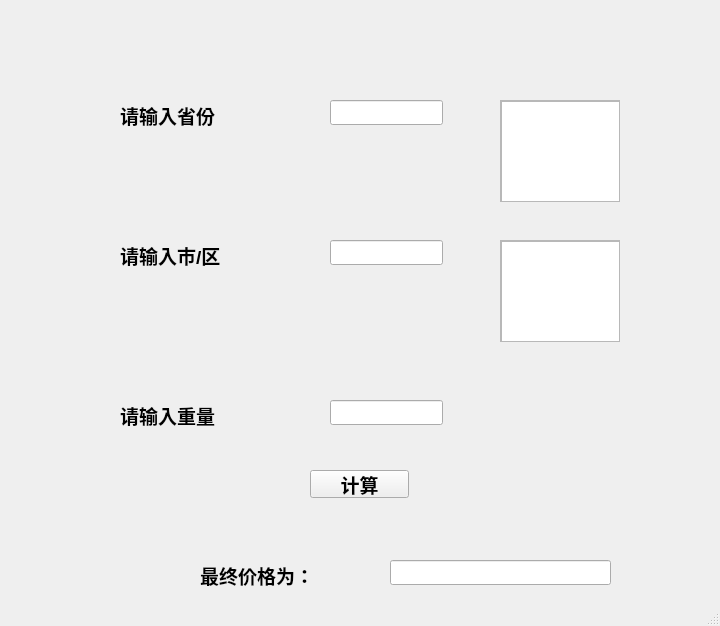
<?xml version="1.0" encoding="UTF-8"?>
<ui version="4.0">
 <class>MainWindow</class>
 <widget class="QMainWindow" name="MainWindow">
  <property name="geometry">
   <rect>
    <x>0</x>
    <y>0</y>
    <width>720</width>
    <height>626</height>
   </rect>
  </property>
  <property name="windowTitle">
   <string>价格计算器</string>
  </property>
  <property name="dockNestingEnabled">
   <bool>false</bool>
  </property>
  <property name="unifiedTitleAndToolBarOnMac">
   <bool>false</bool>
  </property>
  <widget class="QWidget" name="centralwidget">
   <widget class="QLabel" name="province_label">
    <property name="geometry">
     <rect>
      <x>120</x>
      <y>100</y>
      <width>121</width>
      <height>31</height>
     </rect>
    </property>
    <property name="font">
     <font>
      <family>Arial</family>
      <pointsize>14</pointsize>
      <weight>75</weight>
      <bold>true</bold>
     </font>
    </property>
    <property name="text">
     <string>请输入省份</string>
    </property>
   </widget>
   <widget class="QLabel" name="area_label">
    <property name="geometry">
     <rect>
      <x>120</x>
      <y>240</y>
      <width>131</width>
      <height>31</height>
     </rect>
    </property>
    <property name="font">
     <font>
      <family>Arial</family>
      <pointsize>14</pointsize>
      <weight>75</weight>
      <bold>true</bold>
     </font>
    </property>
    <property name="text">
     <string>请输入市/区</string>
    </property>
   </widget>
   <widget class="QLabel" name="weight_label">
    <property name="geometry">
     <rect>
      <x>120</x>
      <y>400</y>
      <width>131</width>
      <height>31</height>
     </rect>
    </property>
    <property name="font">
     <font>
      <family>Arial</family>
      <pointsize>14</pointsize>
      <weight>75</weight>
      <bold>true</bold>
     </font>
    </property>
    <property name="text">
     <string>请输入重量</string>
    </property>
   </widget>
   <widget class="QPushButton" name="calculate_Button">
    <property name="geometry">
     <rect>
      <x>310</x>
      <y>470</y>
      <width>99</width>
      <height>28</height>
     </rect>
    </property>
    <property name="font">
     <font>
      <family>Arial</family>
      <pointsize>14</pointsize>
      <weight>75</weight>
      <bold>true</bold>
     </font>
    </property>
    <property name="mouseTracking">
     <bool>false</bool>
    </property>
    <property name="contextMenuPolicy">
     <enum>Qt::DefaultContextMenu</enum>
    </property>
    <property name="text">
     <string>计算</string>
    </property>
   </widget>
   <widget class="QLineEdit" name="province_text">
    <property name="geometry">
     <rect>
      <x>330</x>
      <y>100</y>
      <width>113</width>
      <height>25</height>
     </rect>
    </property>
   </widget>
   <widget class="QLineEdit" name="area_text">
    <property name="geometry">
     <rect>
      <x>330</x>
      <y>240</y>
      <width>113</width>
      <height>25</height>
     </rect>
    </property>
   </widget>
   <widget class="QLineEdit" name="weight_text">
    <property name="geometry">
     <rect>
      <x>330</x>
      <y>400</y>
      <width>113</width>
      <height>25</height>
     </rect>
    </property>
   </widget>
   <widget class="QLabel" name="finalPrice_label">
    <property name="geometry">
     <rect>
      <x>200</x>
      <y>560</y>
      <width>131</width>
      <height>31</height>
     </rect>
    </property>
    <property name="font">
     <font>
      <family>Arial</family>
      <pointsize>14</pointsize>
      <weight>75</weight>
      <bold>true</bold>
     </font>
    </property>
    <property name="text">
     <string>最终价格为：</string>
    </property>
   </widget>
   <widget class="QScrollArea" name="scrollArea">
    <property name="geometry">
     <rect>
      <x>500</x>
      <y>100</y>
      <width>120</width>
      <height>102</height>
     </rect>
    </property>
    <property name="widgetResizable">
     <bool>true</bool>
    </property>
    <widget class="QWidget" name="scrollAreaWidgetContents">
     <property name="geometry">
      <rect>
       <x>0</x>
       <y>0</y>
       <width>118</width>
       <height>100</height>
      </rect>
     </property>
     <widget class="QListWidget" name="provinceList">
      <property name="geometry">
       <rect>
        <x>0</x>
        <y>0</y>
        <width>121</width>
        <height>102</height>
       </rect>
      </property>
     </widget>
    </widget>
   </widget>
   <widget class="QScrollArea" name="scrollArea_2">
    <property name="geometry">
     <rect>
      <x>500</x>
      <y>240</y>
      <width>120</width>
      <height>102</height>
     </rect>
    </property>
    <property name="widgetResizable">
     <bool>true</bool>
    </property>
    <widget class="QWidget" name="scrollAreaWidgetContents_3">
     <property name="geometry">
      <rect>
       <x>0</x>
       <y>0</y>
       <width>118</width>
       <height>100</height>
      </rect>
     </property>
     <widget class="QListWidget" name="areaList">
      <property name="geometry">
       <rect>
        <x>0</x>
        <y>0</y>
        <width>120</width>
        <height>102</height>
       </rect>
      </property>
     </widget>
    </widget>
   </widget>
   <widget class="QLineEdit" name="finalPrice_text">
    <property name="geometry">
     <rect>
      <x>390</x>
      <y>560</y>
      <width>221</width>
      <height>25</height>
     </rect>
    </property>
    <property name="text">
     <string/>
    </property>
   </widget>
  </widget>
  <widget class="QStatusBar" name="statusbar"/>
 </widget>
 <resources/>
 <connections/>
</ui>
